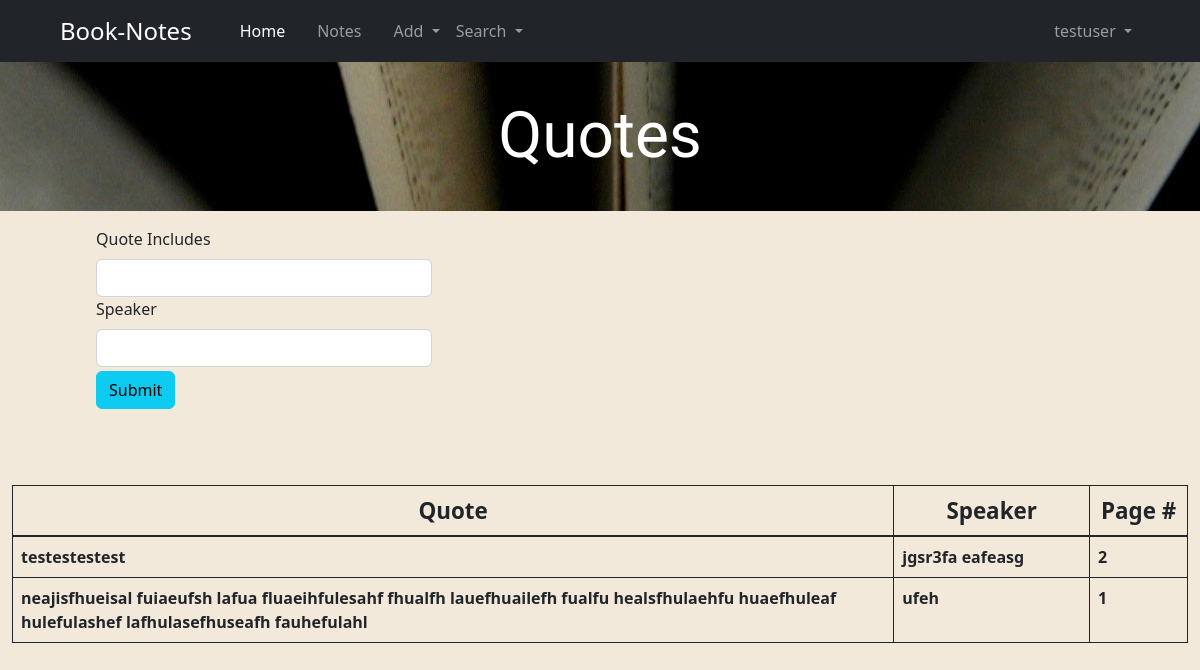
Page /quotes (signed in) on the committed database.
### model.py (models this page shows)
class User(db.Model, UserMixin):
    __tablename__="users"
    id = db.Column(db.Integer, primary_key=True)
    username = db.Column(db.String(50), unique=True, nullable=False)
    password = db.Column(db.String(250), nullable=False)
    books = db.relationship("Book", secondary=association_table, back_populates="users")
    notes = db.relationship("Note", back_populates="user")
    quotes = db.relationship("Quote", back_populates="user")

class Quote(db.Model):
    __tablename__ = "quotes"
    id = db.Column(db.Integer, primary_key=True)
    user = db.relationship("User", back_populates="quotes")
    quote = db.Column(db.Text, nullable=False)
    speaker = db.Column(db.String(50))
    book = db.relationship("Book", back_populates="quotes")
    page = db.Column(db.Integer)
    note_section = db.relationship("Note", back_populates="quotes")
    user_id = db.Column(db.Integer, db.ForeignKey("users.id"), nullable=False)
    book_id = db.Column(db.Integer, db.ForeignKey("books.id"), nullable=False)
    note_id = db.Column(db.Integer, db.ForeignKey("notes.id"), nullable=False)

### main.py (the view, shortened to what this page needs)
@app.route("/quotes", methods=["GET", "POST"])
@login_required
def quote_display():
    form = forms.SearchForm()
    quotes = Quote.query.filter_by(user_id=current_user.id).all()
    return render_template("quotes.html", form=form, quotes=quotes)

### forms.py
class SearchForm(FlaskForm):
    quote_contains = StringField("Quote Includes")
    note_contains = StringField("Note Includes")
    speaker = StringField("Speaker")
    keywords = StringField("Keywords")
    submit = SubmitField("Submit")

### main.py (called while the page is built)
@login_manager.user_loader
def load_user(user_id):
    return User.query.get(user_id)

### templates/quotes.html (shortened to what this page needs)
{% extends "base.html" %}
{% block content %}
<h3 class="display-3 form-banner">Quotes</h3>
<form method="post" action="{{ url_for('quote_display') }}">
    <div class="my-3 col-lg-4 col-md-6 col-12">
        {{ form.quote_contains.label(class="form-label")}}
        {{ form.quote_contains(class="form-control")}}
        {{ form.speaker.label(class="form-label")}}
        {{ form.speaker(class="form-control")}}
        {{ form.submit(class="btn btn-info mt-1")}}
    </div>
</form>
<div class="container-fluid search-result-container">
    {% if quotes %}
    <table class="table table-hover table-bordered border-dark">
        <thead>
        <tr>
            <th class="col-9" scope="col">Quote</th>
            <th class="col-2" scope="col">Speaker</th>
            <th class="col-1" scope="col">Page #</th>
        </tr>
        </thead>
        <tbody class="table-group-divider">
        {% for quote in quotes %}
        <tr>
            <th scope="row">{{quote.quote}}</th>
            <th scope="row">{{quote.speaker}}</th>
            <th scope="row">{{quote.page}}</th>
        </tr>
        {% endfor %}
        </tbody>
    </table>
    {% else %}
    <p>There were no quotes that met your requirements.</p>
    {% endif %}
</div>
{% endblock %}

### templates/base.html (shortened to what this page needs)
<!doctype html>
<html lang="en">
<head>
    <link href="https://cdn.jsdelivr.net/npm/bootstrap@5.2.1/dist/css/bootstrap.min.css" rel="stylesheet"
>
    {% block style %}
    <link href="{{ url_for('static', filename='css/style.css') }}" rel="stylesheet">
    {% endblock %}
</head>
<body>
<div class="nav-container">
    <nav class="navbar navbar-expand-md px-5 navbar-dark bg-dark" xmlns="http://www.w3.org/1999/html">
        <div class="container-fluid nav-content-container">
            <a class="navbar-brand pe-4" href="#">Book-Notes</a>
            <div class="collapse navbar-collapse" id="navbar_content">
                <ul class="navbar-nav me-auto mb-3 mb-lg-0">
                    <li class="nav_item">
                        <a class="nav-link active" aria-current="page" href="{{ url_for('home') }}">Home</a>
                    </li>
                    {% if current_user.is_authenticated %}
                    <li class="nav_item px-3">
                        <a class="nav-link" href="{{ url_for('book_list') }}">Notes</a>
                    </li>
                    <li class="nav-item dropdown">
                        <a class="nav-link dropdown-toggle" href="#" role="button" data-bs-toggle="dropdown"
                           aria-expanded="false">
                            Add
                        </a>
                    </li>
                    <li class="nav-item dropdown">
                        <a class="nav-link dropdown-toggle" href="#" role="button" data-bs-toggle="dropdown"
                           aria-expanded="false">
                            Search
                        </a>
                    </li>
                    {% endif %}
                </ul>
                <ul class="navbar-nav ms-auto mb-3 mb-lg-0">
                    {% if not current_user.is_authenticated %}
                    <li class="nav_item">
                        <a class="nav-link px-3" href="{{ url_for('login') }}">Log In</a>
                    </li>
                    <li class="nav_item">
                        <a class="nav-link px-3" href="{{ url_for('register_user') }}">Register</a>
                    </li>
                    {% else %}
                    <li class="nav-item dropdown">
                        <a class="nav-link dropdown-toggle" href="#" role="button" data-bs-toggle="dropdown"
                           aria-expanded="false">
                            {{ current_user.username }}
                        </a>
                    </li>
                </ul>
                {% endif %}
            </div>
        </div>
    </nav>
</div>
{% block content %}
{% endblock %}
</body>
</html>

### static/css/style.css (style rules this page uses)
body { background-color: #F3E9DB; }
h3 { text-align: center; padding: 2% 0; color: white; font-family: 'Libre Caslon Text', serif; }
.navbar-brand { font-size: 1.5rem; }
.form-banner { background-image: url("../img/mikolaj-DCzpr09cTXY-unsplash.jpg"); background-repeat: no-repeat; background-position: center center; padding: 3%; }
form, .accordion { margin: 1% 4%; padding: 0 4% 4% 4%; }
thead { font-size: 1.4rem; text-align: center; }

### rows in the picture
User: username "testuser"
Quote: quote "testestestest", speaker "jgsr3fa eafeasg", page "2"
Quote: quote "neajisfhueisal fuiaeufsh lafua fluaeihfulesahf fhualfh lauefhuailefh fualfu healsfhulaehfu huaefhuleaf hulefulashef lafhulasefhuseafh fauhefulahl", speaker "ufeh", page "1"
